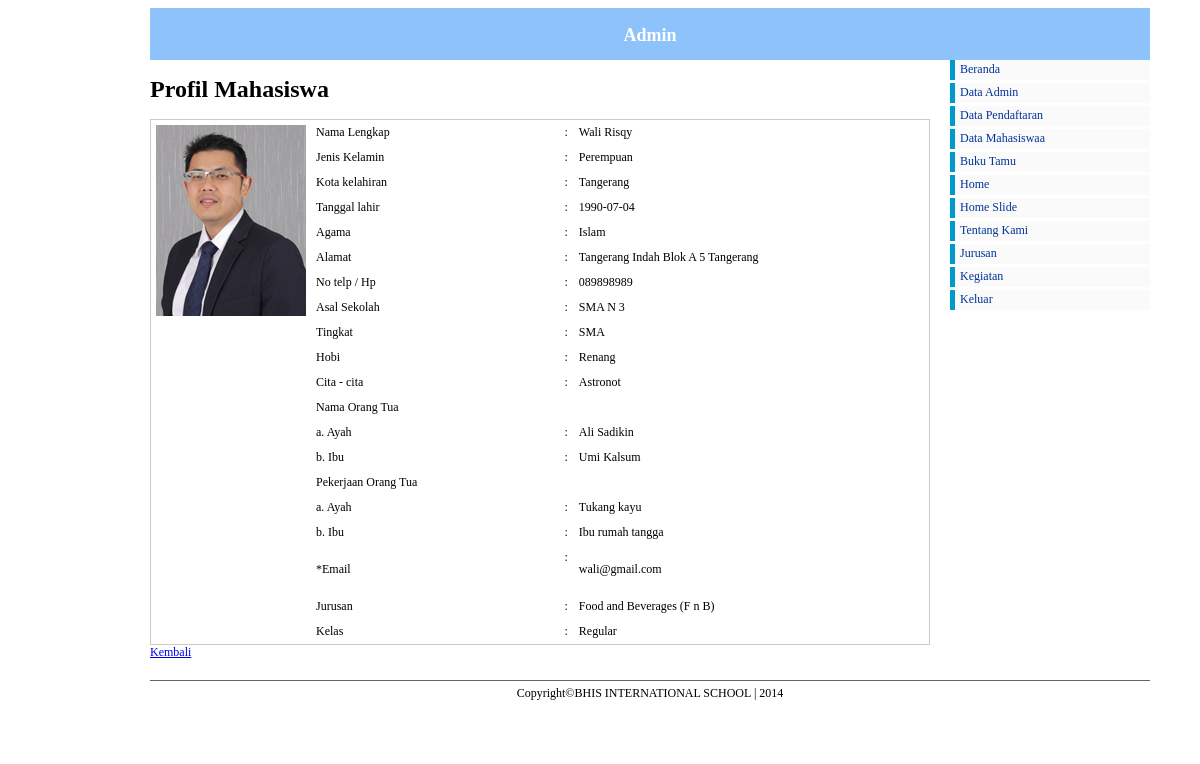
/admin/index.php?pg=mahasiswa/lihat_mahasiswa&id=14.1R1.01 (signed in), run on the app's committed database.
### tables this page shows
CREATE TABLE IF NOT EXISTS `mahasiswa` (
  `nis` varchar(17) NOT NULL,
  `nama` varchar(50) NOT NULL,
  `foto` varchar(100) NOT NULL,
  `kelas` char(1) NOT NULL,
  `jurusan` int(1) NOT NULL,
  `jenis_kelamin` varchar(10) NOT NULL,
  `agama` varchar(10) NOT NULL,
  `email` varchar(100) NOT NULL,
  `password` varchar(40) NOT NULL,
  `alamat` varchar(100) NOT NULL,
  `kota_lahir` varchar(30) NOT NULL,
  `tanggal_lahir` date NOT NULL,
  `sekolah` varchar(50) NOT NULL,
  `tingkat` char(5) NOT NULL,
  `hobi` varchar(100) DEFAULT NULL,
  `cita` varchar(100) DEFAULT NULL,
  `tlp` char(12) NOT NULL,
  `ayah` varchar(50) DEFAULT NULL,
  `ibu` varchar(50) DEFAULT NULL,
  `pekerjaanayah` varchar(50) DEFAULT NULL,
  `pekerjaanibu` varchar(50) DEFAULT NULL,
  `tanggal_daftar` timestamp NOT NULL DEFAULT CURRENT_TIMESTAMP,
  PRIMARY KEY (`nis`)
);

CREATE TABLE IF NOT EXISTS `jurusan` (
  `id` int(11) NOT NULL AUTO_INCREMENT,
  `judul` varchar(200) NOT NULL,
  `isi` text NOT NULL,
  `gambar` varchar(100) NOT NULL,
  `jadwal` varchar(50) NOT NULL,
  PRIMARY KEY (`id`)
);

CREATE TABLE IF NOT EXISTS `kelas` (
  `id` char(1) NOT NULL,
  `nama` varchar(50) NOT NULL,
  `jam` time NOT NULL
);

### admin/mahasiswa/lihat_mahasiswa.php (the view, shortened to what this page needs)
<?php
function get_detail_siswa($nis)
{
	$sql = "SELECT m.*, j.judul AS jurusan, k.nama AS kelas
		FROM mahasiswa AS m
			INNER JOIN jurusan AS j ON m.jurusan = j.id
			INNER JOIN kelas AS k ON m.kelas = k.id
		WHERE nis = '$nis'";
	$Q	= mysql_query($sql);
	return mysql_fetch_assoc($Q);
}
$siswa = get_detail_siswa($_GET['id']);
?>
<h1>Profil Mahasiswa</h1>
	<table width="100%" border="0" cellspacing="5" cellpadding="5" class="detail">
		<tr>
			<td width="20%" rowspan="20" valign="top"><img src="../<?php echo $siswa['foto']; ?>" alt="Foto profil" class="profil"/></td>
			<td width="20%" valign="top">Nama Lengkap</td>
			<td width="2%" align="center" valign="top">:</td>
			<td width="66%"><?php echo $siswa['nama']; ?></td>
		</tr>
		<tr>
			<td>Jenis Kelamin</td>
			<td align="center">:</td>
			<td align="left"><?php echo $siswa['jenis_kelamin']; ?></td>
		</tr>
		<tr>
			<td valign="top">Kota kelahiran</td>
			<td align="center" valign="top">:</td>
			<td><?php echo $siswa['kota_lahir']; ?></td>
		</tr>
		<tr>
			<td valign="top">Tanggal lahir</td>
			<td align="center" valign="top">:</td>
			<td><?php echo $siswa['tanggal_lahir']; ?></td>
		</tr>
		<tr>
			<td valign="top">Agama</td>
			<td align="center" valign="top">:</td>
			<td><?php echo $siswa['agama']; ?></td>
		</tr>
		<tr>
						<td valign="top">Alamat</td>
						<td align="center" valign="top">:</td>
						<td><?php echo $siswa['alamat']; ?></td>
		</tr>
		<tr>
						<td valign="top">No telp / Hp</td>
						<td align="center" valign="top">:</td>
						<td><?php echo $siswa['tlp']; ?></td>
		</tr>
		<tr>
						<td valign="top">Asal Sekolah</td>
						<td align="center" valign="top">:</td>
						<td><?php echo $siswa['sekolah']; ?></td>
		</tr>
		<tr>
						<td width="32%">Tingkat</td>
						<td width="2%" align="center">:</td>
						<td width="66%"><?php echo $siswa['tingkat']; ?>
						</td>
		</tr>
		<tr>
						<td valign="top">Hobi</td>
						<td align="center" valign="top">:</td>
						<td><?php echo $siswa['hobi']; ?></td>
		</tr>
		<tr>
						<td valign="top">Cita - cita</td>
						<td align="center" valign="top">:</td>
						<td><?php echo $siswa['cita']; ?>
						</td>
		</tr>
		<tr>
						<td>Nama Orang Tua</td>
						<td align="center">&nbsp;</td>
						<td>&nbsp;</td>
		</tr>
		<tr>
						<td valign="top">a. Ayah</td>
						<td align="center" valign="top">:</td>
						<td><?php echo $siswa['ayah']; ?></td>
		</tr>
		<tr>
			<td valign="top">b. Ibu</td>
			<td align="center" valign="top">:</td>
			<td><?php echo $siswa['ibu']; ?></td>
		</tr>
		<tr>
			<td>Pekerjaan Orang Tua</td>
			<td align="center">&nbsp;</td>
			<td>&nbsp;</td>
		</tr>
		<tr>
			<td valign="top">a. Ayah</td>
			<td align="center" valign="top">:</td>
			<td><?php echo $siswa['pekerjaanayah']; ?></td>
		</tr>
		<tr>
			<td valign="top">b. Ibu</td>
			<td align="center" valign="top">:</td>
			<td><?php echo $siswa['pekerjaanibu']; ?></td>
		</tr>
		<tr>
			<td valign="top"><p>*Email </p></td>
			<td align="center" valign="top">:</td>
			<td><?php echo $siswa['email']; ?></td>
		</tr>
		<tr>
			<td valign="top">Jurusan</td>
			<td align="center" valign="top">:</td>
			<td><?php echo $siswa['jurusan']; ?></td>
		</tr>
		<tr>
			<td valign="top">Kelas</td>
			<td align="center" valign="top">:</td>
			<td><?php echo $siswa['kelas']; ?></td>
		</tr>
	</table>
	<a href="?pg=mahasiswa/data_mahasiswa" class="klik" >Kembali</a>

### admin/css/admin.css (style rules this page uses)
body { font-size: 62.5%; font-family: "Trebuchet MS", "Arial", "Helvetica", "Verdana", "sans-serif"; }
table { font-size: 12px; width:780px; border:1px solid #CCC; border-collapse:collapse; }

### admin/mahasiswa/lihat_mahasiswa.php (style rules this page uses)
img.profil { display: block; }

### data on the page
mahasiswa: foto (picture), nama "Wali Risqy", jenis_kelamin "Perempuan", kota_lahir "Tangerang", tanggal_lahir "1990-07-04", agama "Islam", alamat "Tangerang Indah Blok A 5 Tangerang", tlp "089898989", sekolah "SMA N 3", tingkat "SMA", hobi "Renang", cita "Astronot", ayah "Ali Sadikin", ibu "Umi Kalsum", pekerjaanayah "Tukang kayu", pekerjaanibu "Ibu rumah tangga", email "wali@gmail.com", jurusan.judul "Food and Beverages (F n B)", kelas.nama "Regular"
